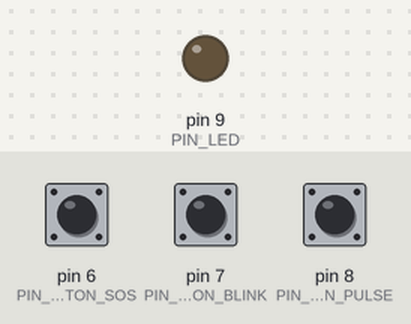
Simulated run of this sketch. Board: Arduino Uno, built with avr-gcc and run on an emulated ATmega328P. On the bench: output pins drawn as LEDs (lit = HIGH). Dashed ring = blinking. Inputs (shaded band) come from the test bench; at power-on: pin 6 (PIN_BUTTON_SOS) HIGH, pin 8 (PIN_BUTTON_PULSE) HIGH, pin 7 (PIN_BUTTON_BLINK) HIGH.

Above: at 1.2 s.
1.3 s: pin 6 (PIN_BUTTON_SOS) pulled LOW for 0.15 s
At 2.1 s:
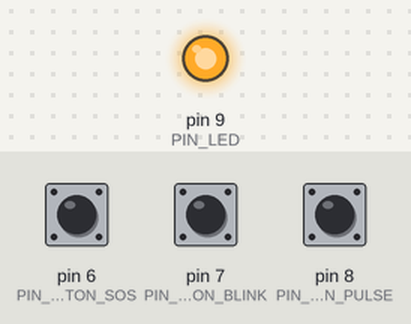
4.3 s: pin 8 (PIN_BUTTON_PULSE) pulled LOW for 0.15 s
7.3 s: pin 7 (PIN_BUTTON_BLINK) pulled LOW for 0.15 s
At 7.4 s:
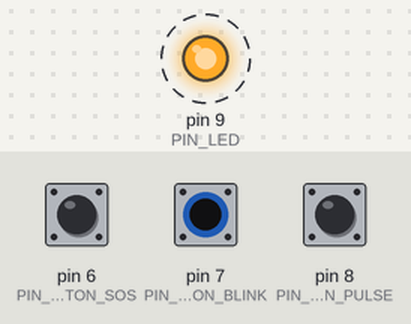
10.3 s: pin 7 (PIN_BUTTON_BLINK) pulled LOW for 1 s
At 10.8 s:
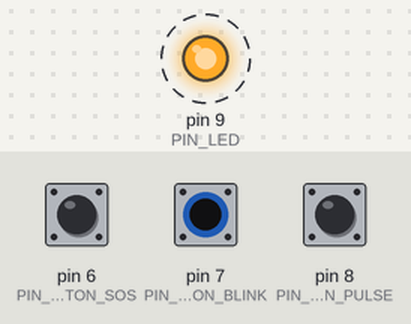
13.3 s: pin 7 (PIN_BUTTON_BLINK) pulled LOW for 3.2 s
At 13.8 s:
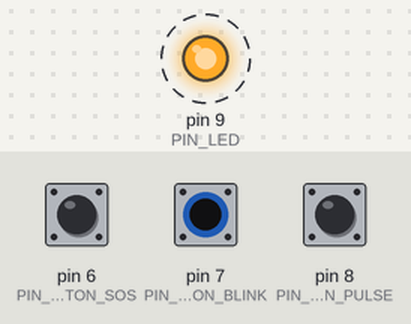
18.0 s: pin 8 (PIN_BUTTON_PULSE) pulled LOW for 1 s
Timing chart, 0 to 21.0 s (numbered marks = the images above; inputs shaded):
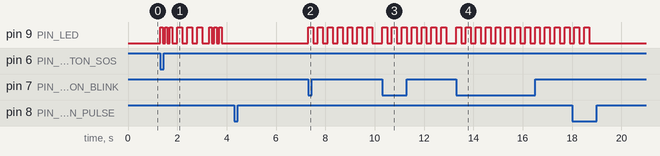

The sketch:

Secuencias_selectivas.ino
```cpp
#define PIN_BUTTON_SOS 6
#define PIN_BUTTON_BLINK 7
#define PIN_BUTTON_PULSE 8
#define PIN_LED 9
#define DELAY_SLOW 100
#define DELAY_FAST 200

void setup() {
  pinMode(PIN_BUTTON_SOS, INPUT_PULLUP);
  pinMode(PIN_BUTTON_BLINK, INPUT_PULLUP);
  pinMode(PIN_BUTTON_PULSE, INPUT_PULLUP);
  pinMode(PIN_LED, OUTPUT);
}

void loop() {
  if (digitalRead(PIN_BUTTON_SOS) == LOW) {
    writeSOS();
    return;
  }

  if (digitalRead(PIN_BUTTON_BLINK) == LOW) {
    writeBlink();
    return;
  }

  if (digitalRead(PIN_BUTTON_PULSE) == LOW) {
      writePulse();
      return;
  }
}

void writeSOS() {
  for (int i = 0; i < 3; i++) {
    digitalWrite(PIN_LED, HIGH);
    delay(DELAY_SLOW);
    digitalWrite(PIN_LED, LOW);
    delay(DELAY_SLOW);
  }

  delay(DELAY_SLOW);

  for (int i = 0; i < 3; i++) {
    digitalWrite(PIN_LED, HIGH);
    delay(DELAY_FAST);
    digitalWrite(PIN_LED, LOW);
    delay(DELAY_FAST);
  }

  delay(DELAY_SLOW);

  for (int i = 0; i < 3; i++) {
    digitalWrite(PIN_LED, HIGH);
    delay(DELAY_SLOW);
    digitalWrite(PIN_LED, LOW);
    delay(DELAY_SLOW);
  }

  digitalWrite(PIN_LED, 0);
}

void writeBlink() {
  for (int i = 0; i < 7; i++) {
    digitalWrite(PIN_LED, HIGH);
    delay(DELAY_FAST);
    digitalWrite(PIN_LED, LOW);
    delay(DELAY_FAST);
  }

  digitalWrite(PIN_LED, 0);
}

void writePulse() {
  float seconds = 1.5;
  float increment = 1.0 / seconds;

  for (float value = 0.0; value < 255.0; value += increment) {
    analogWrite(PIN_LED, (int)value);
    delay(1000 / 255);
  }

  for (float value = 255.0; value > 0.0; value -= increment) {
    analogWrite(PIN_LED, (int)value);
    delay(1000 / 255);
  }

  analogWrite(PIN_LED, 0.0);
}
```

Measured:
- after the input at 1.3 s, pin 9 (PIN_LED): LOW → HIGH at once, → LOW 0.10 s later, → HIGH 0.10 s later, → LOW 0.10 s later, … (18 changes in this stretch)
- after the input at 7.3 s, pin 9 (PIN_LED): alternates HIGH for 0.20 s and LOW for 0.20 s, starting at once
- after the input at 10.3 s, pin 9 (PIN_LED): alternates HIGH for 0.20 s and LOW for 0.20 s, starting at once
- after the input at 13.3 s, pin 9 (PIN_LED): alternates HIGH for 0.20 s and LOW for 0.20 s, starting at once
